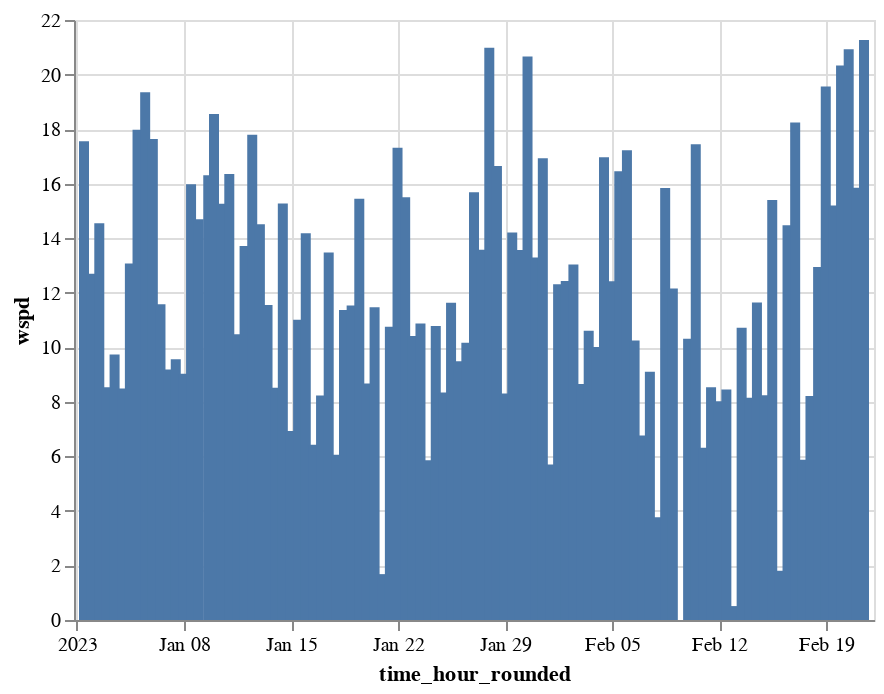

The notebook cell this image was saved under:
### Code cell
alt.Chart(daily2_df.reset_index()).mark_bar().encode(
    alt.X('time_hour_rounded:T'),
    alt.Y("wspd:Q")
)
